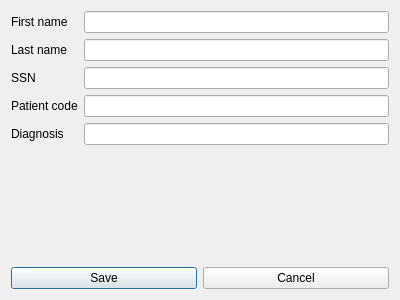
<?xml version="1.0" encoding="UTF-8"?>
<ui version="4.0">
 <class>Dialog</class>
 <widget class="QDialog" name="Dialog">
  <property name="geometry">
   <rect>
    <x>0</x>
    <y>0</y>
    <width>400</width>
    <height>300</height>
   </rect>
  </property>
  <property name="windowTitle">
   <string>New patient</string>
  </property>
  <layout class="QVBoxLayout" name="verticalLayout">
   <item>
    <layout class="QFormLayout" name="formLayout">
     <item row="0" column="0">
      <widget class="QLabel" name="label">
       <property name="text">
        <string>First name</string>
       </property>
      </widget>
     </item>
     <item row="1" column="0">
      <widget class="QLabel" name="label_2">
       <property name="text">
        <string>Last name</string>
       </property>
      </widget>
     </item>
     <item row="2" column="0">
      <widget class="QLabel" name="label_3">
       <property name="text">
        <string>SSN</string>
       </property>
      </widget>
     </item>
     <item row="3" column="0">
      <widget class="QLabel" name="label_4">
       <property name="text">
        <string>Patient code</string>
       </property>
      </widget>
     </item>
     <item row="0" column="1">
      <widget class="QLineEdit" name="lnFirstName"/>
     </item>
     <item row="1" column="1">
      <widget class="QLineEdit" name="lnLastName"/>
     </item>
     <item row="2" column="1">
      <widget class="QLineEdit" name="lnSSN"/>
     </item>
     <item row="3" column="1">
      <widget class="QLineEdit" name="lnPatientCode"/>
     </item>
     <item row="4" column="0">
      <widget class="QLabel" name="label_5">
       <property name="text">
        <string>Diagnosis</string>
       </property>
      </widget>
     </item>
     <item row="4" column="1">
      <widget class="QLineEdit" name="lnDiagnosis"/>
     </item>
    </layout>
   </item>
   <item>
    <layout class="QHBoxLayout" name="horizontalLayout">
     <item>
      <widget class="QPushButton" name="btnSave">
       <property name="text">
        <string>Save</string>
       </property>
      </widget>
     </item>
     <item>
      <widget class="QPushButton" name="btnCancel">
       <property name="text">
        <string>Cancel</string>
       </property>
      </widget>
     </item>
    </layout>
   </item>
  </layout>
 </widget>
 <resources/>
 <connections/>
</ui>
